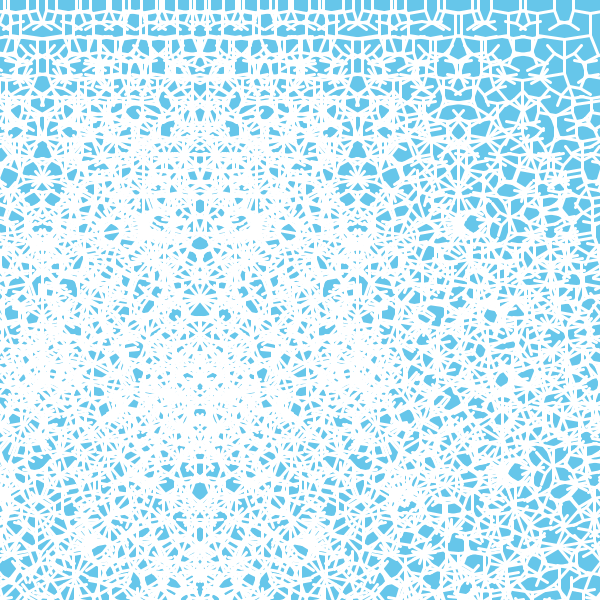
Frame 1 (no input)
Frame 60 (the mouse pressed at the canvas centre just before this capture): identical to frame 1, image omitted
Frame 120 (the mouse held since frame 60 and released just before this capture): identical to frame 1, image omitted

The Processing sketch that drew this single still picture (run headless with seeded random() and noise(); from frame 60 on, the mouse is pressed at the canvas centre):

// Processing sketch: processing_72993
// ── processing_72993.pde

//this is my homework for drawing a tree using recursion

//int branchLength;

//this is for angling my tree
float theta;

void setup(){
  
 size(600, 600);
 
 //branchLength = 200;
  
}

void draw(){
 background(102, 198, 234);
 stroke(255);
 strokeWeight(3);
 
 //I have to use angles and radians to make my branches go out at angles. This is tricky business.
 float angle = 80f ;
 theta=radians(angle);
 //I want my tree to grow at an angle from the bottom left corner
 translate(0, height);
 line(0, 0, 200, -200);
 //now move to the end of that line to make the branches sprout off of it
 translate(200, -200);
 //now for the rest of my branches
 drawTree(200); 
  
}

void drawTree(float branchLength){
  
 branchLength *=.8;

if (branchLength > 10){
//i had brown branches, but it looks more like a snowflake so I'm turning it white
 stroke(255);
//I need to somehow make an angle as a variable, so the branches angle off..added this in draw
pushMatrix();
rotate(theta); //rotate the whole screen then draw a line, this should make angle?
//branch to right, then branch to left, so have to do this twice I think
line(0, 0, 0, -branchLength);
translate(0, -branchLength);
drawTree(branchLength);
popMatrix();

pushMatrix();
rotate(-theta); //now go the other way
line(0, 0, 0, -branchLength);
translate(0, -branchLength);
drawTree(branchLength);
popMatrix();
}
}
  
